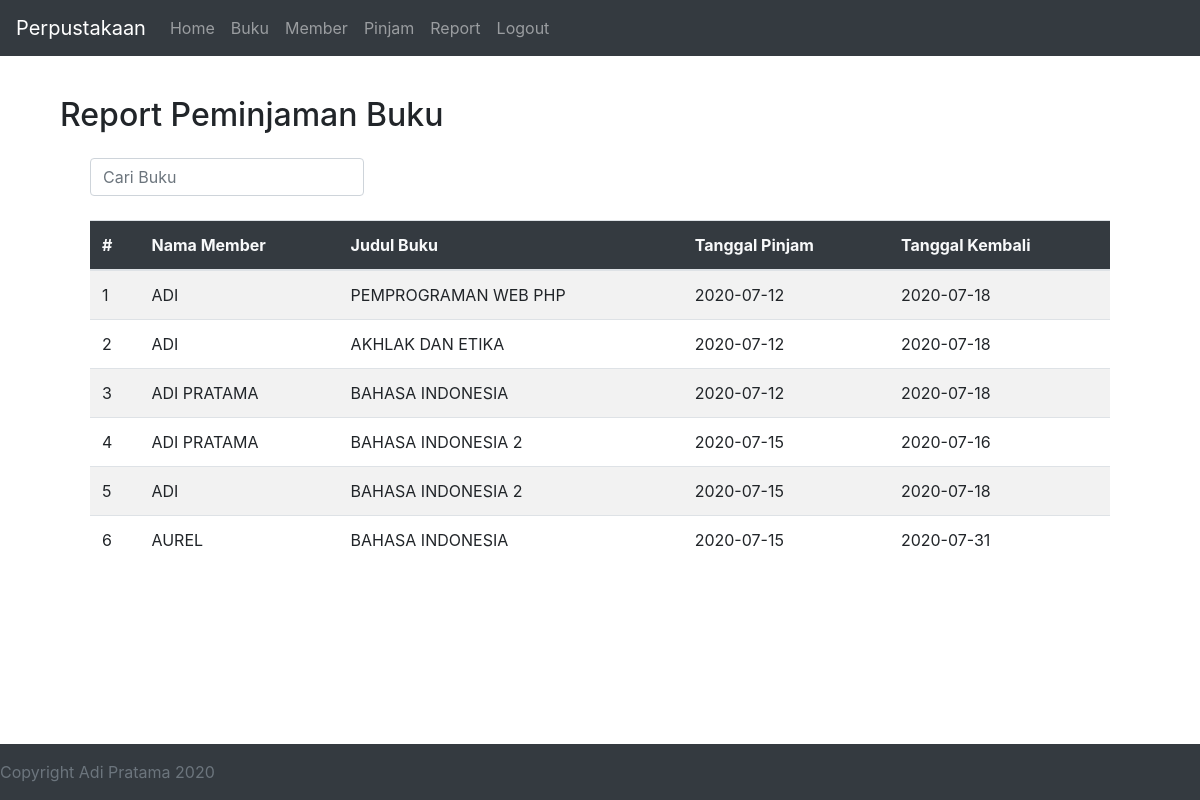
The app's page /report.php (signed in) with its own data.
### tables this page shows
CREATE TABLE `tb_pinjam` (
  `id_member` varchar(10) NOT NULL,
  `kd_buku` varchar(5) NOT NULL,
  `tgl_pinjam` date NOT NULL,
  `tgl_kembali` date NOT NULL
);

CREATE TABLE `tb_member` (
  `id_member` varchar(10) NOT NULL,
  `nama_lengkap` varchar(50) NOT NULL,
  `jenis_kelamin` enum('Laki-Laki','Perempuan') NOT NULL,
  `alamat` varchar(100) NOT NULL,
  `no_telp` varchar(12) NOT NULL
);

CREATE TABLE `tb_buku` (
  `kd_buku` varchar(5) NOT NULL,
  `judul_buku` varchar(30) DEFAULT NULL,
  `pengarang` varchar(30) DEFAULT NULL,
  `jenis_buku` varchar(30) DEFAULT NULL,
  `kd_penerbit` varchar(6) DEFAULT NULL,
  `kd_rak` varchar(6) NOT NULL
);

### functions.php (called while the page is built, shortened)
<?php
function query($query){
	$conn = buka_koneksi();
	$hasil = mysqli_query($conn, $query);
	$rows =[];
	while($row = mysqli_fetch_assoc($hasil)){
		$rows[] = $row;
	}
	return $rows;
}
?>

### report.php (the view, shortened to what this page needs)
<!DOCTYPE html>
<html>
<head>
	<?php
	require "functions.php";
	$tampil = query("SELECT nama_lengkap,judul_buku,tgl_pinjam,tgl_kembali
		FROM
		tb_buku, tb_member, tb_pinjam
		WHERE
		tb_member.id_member = tb_pinjam.id_member
		AND
		tb_buku.kd_buku = tb_pinjam.kd_buku");
		?>
		<?php include "contents/headscript.php"; ?>
	</head>
	<body>
		<?php include "contents/navbar.php" ?>
		<main>
			<div class="container">
				<div class="col-sm-12">
					<h2 class="h2 mb-4">Report Peminjaman Buku</h2>
					<div class="col-sm-12">
						<div class="container mb-4">
							<form action="" method="post">
								<div class="form-inline">
									<input type="text" name="keyword" class="form-control" id="keyword" placeholder="Cari Buku" autofocus autocomplete="off">
								</div>
							</form>
						</div>
						<div class="container" id="container">
							<table class="table table-striped">
								<thead class="bg-dark text-light">
									<tr>
										<th scope="col">#</th>
										<th scope="col">Nama Member</th>
										<th scope="col">Judul Buku</th>
										<th scope="col">Tanggal Pinjam</th>
										<th scope="col">Tanggal Kembali</th>
									</tr>
								</thead>
								<tbody>
									<?php $i=1; ?>
									<?php foreach ($tampil as $row) : ?>
										<tr>
											<td><?= $i ?></td>
											<td><?= $row['nama_lengkap'] ?></td>
											<td><?= $row['judul_buku'] ?></td>
											<td><?= $row['tgl_pinjam'] ?></td>
											<td><?= $row['tgl_kembali'] ?></td>
											<?php $i++; ?>
										<?php endforeach; ?>
									</tbody>
								</table>
							</div>
						</div>
					</div>
				</div>
			</main>
			<?php include "contents/footer.php" ?>
		</body>
		</html>

### contents/headscript.php (shortened to what this page needs)
<link rel="stylesheet" href="<?= BASE_URL ?>assets/css/bootstrap.min.css">

### contents/navbar.php (shortened to what this page needs)
<header>
  <nav class="navbar navbar-expand-lg navbar navbar-dark bg-dark">
    <a class="navbar-brand">Perpustakaan</a>
    <div class="collapse navbar-collapse" id="navbarNavAltMarkup">
      <div class="navbar-nav">
        <a class="nav-item nav-link" href="<?= BASE_URL ?>index.php">Home <span class="sr-only">(current)</span></a>
        <a class="nav-item nav-link" href="<?= BASE_URL ?>buku/buku.php">Buku</a>
        <a class="nav-item nav-link" href="<?= BASE_URL ?>member/member.php">Member</a>
        <a class="nav-item nav-link" href="<?= BASE_URL ?>pinjam/pinjam.php">Pinjam</a>
        <a class="nav-item nav-link" href="<?= BASE_URL ?>report.php">Report</a>
        <a class="nav-item nav-link ml-auto" href="<?= BASE_URL ?>logout.php" text>Logout</a>
      </div>
    </div>
  </nav>
</header>

### contents/footer.php
<footer class="footer fixed-bottom mt-auto py-3 footer-dark bg-dark">
		<span class="text-muted">Copyright Adi Pratama 2020</span>
</footer>

### contents/headscript.php (style rules this page uses)
main > .container { padding: 40px 15px 0; }
.footer { background-color: #f5f5f5; }

### records on screen
tb_pinjam: id_member.nama_lengkap "ADI", kd_buku.judul_buku "PEMPROGRAMAN WEB PHP", tgl_pinjam "2020-07-12", tgl_kembali "2020-07-18"
tb_pinjam: id_member.nama_lengkap "ADI", kd_buku.judul_buku "AKHLAK DAN ETIKA", tgl_pinjam "2020-07-12", tgl_kembali "2020-07-18"
tb_pinjam: id_member.nama_lengkap "ADI PRATAMA", kd_buku.judul_buku "BAHASA INDONESIA", tgl_pinjam "2020-07-12", tgl_kembali "2020-07-18"
tb_pinjam: id_member.nama_lengkap "ADI PRATAMA", kd_buku.judul_buku "BAHASA INDONESIA 2", tgl_pinjam "2020-07-15", tgl_kembali "2020-07-16"
tb_pinjam: id_member.nama_lengkap "ADI", kd_buku.judul_buku "BAHASA INDONESIA 2", tgl_pinjam "2020-07-15", tgl_kembali "2020-07-18"
tb_pinjam: id_member.nama_lengkap "AUREL", kd_buku.judul_buku "BAHASA INDONESIA", tgl_pinjam "2020-07-15", tgl_kembali "2020-07-31"
